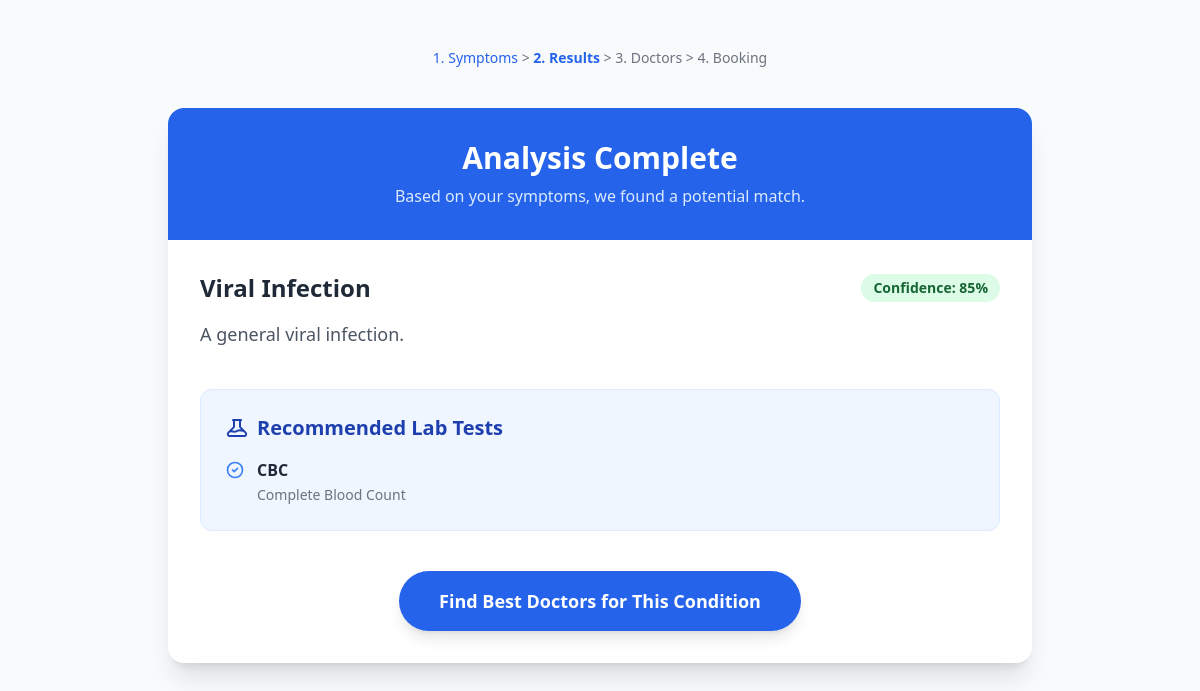
Screenshot of /lab-test/results/ (signed in) with the database file from the repository.
### lab_test/models.py (models this page shows, shortened)
class Disease(models.Model):
    name = models.CharField(max_length=255)
    description = models.TextField(blank=True)
    recommended_tests = models.ManyToManyField(LabTest, blank=True)

class LabTest(models.Model):
    name = models.CharField(max_length=255)
    description = models.TextField(blank=True)

### lab_test/views.py (the view)
# urls.py: path('results/', views.results, name='results'),
def results(request):
    disease_id = request.session.get('analyzed_disease_id')
    disease = Disease.objects.filter(id=disease_id).first()
    context = {
        'disease': disease,
        'confidence': '85%', # Mocked
    }
    return render(request, 'lab_test/results.html', context)

### app/context_processors.py (called while the page is built)
def cart_count(request):
    count = 0
    if request.user.is_authenticated:
        try:
            cart = Cart.objects.get(user=request.user)
            count = cart.items.count()
        except Cart.DoesNotExist:
            count = 0
    return {'cart_count': count}

### lab_test/templates/lab_test/results.html (shortened to what this page needs)
<!DOCTYPE html>
<html lang="en">
<head>
    <script src="https://cdn.tailwindcss.com"></script>
</head>
<body class="bg-gray-50 min-h-screen font-sans text-gray-800">
    <div class="max-w-4xl mx-auto pt-12 px-4 pb-20">
        <div class="mb-10 text-center text-sm font-medium text-gray-500">
            <span class="text-blue-600">1. Symptoms</span> >
            <span class="text-blue-600 font-bold">2. Results</span> >
            <span>3. Doctors</span> >
            <span>4. Booking</span>
        </div>
        <div class="bg-white rounded-2xl shadow-xl overflow-hidden">
            <div class="bg-blue-600 p-8 text-white text-center">
                <h1 class="text-3xl font-bold mb-2">Analysis Complete</h1>
                <p class="text-blue-100">Based on your symptoms, we found a potential match.</p>
            </div>
            <div class="p-8">
                {% if disease %}
                <div class="mb-10">
                    <div class="flex items-center justify-between mb-4">
                        <h2 class="text-2xl font-bold text-gray-800">{{ disease.name }}</h2>
                        <span class="bg-green-100 text-green-800 text-sm font-semibold px-3 py-1 rounded-full">Confidence: {{ confidence }}</span>
                    </div>
                    <p class="text-gray-600 text-lg leading-relaxed">{{ disease.description|default:"A detailed description of the condition would appear here." }}</p>
                </div>
                <div class="bg-blue-50 rounded-xl p-6 mb-10 border border-blue-100">
                    <h3 class="text-xl font-bold text-blue-800 mb-4 flex items-center">
                        Recommended Lab Tests
                    </h3>
                    <ul class="space-y-3">
                        {% for test in disease.recommended_tests.all %}
                        <li class="flex items-start">
                            <svg class="w-5 h-5 text-blue-500 mr-3 mt-0.5" fill="none" stroke="currentColor" viewBox="0 0 24 24" xmlns="http://www.w3.org/2000/svg"><path stroke-linecap="round" stroke-linejoin="round" stroke-width="2" d="M9 12l2 2 4-4m6 2a9 9 0 11-18 0 9 9 0 0118 0z"></path></svg>
                            <div>
                                <span class="font-semibold text-gray-800 block">{{ test.name }}</span>
                                <span class="text-sm text-gray-500">{{ test.description }}</span>
                            </div>
                        </li>
                        {% empty %}
                        <li class="text-gray-500 italic">No specific lab tests recommended. Please consult a doctor.</li>
                        {% endfor %}
                    </ul>
                </div>
                <div class="text-center">
                    <a href="{% url 'lab_test:doctor_list' disease.id %}" class="inline-block w-full sm:w-auto bg-blue-600 hover:bg-blue-700 text-white font-bold py-4 px-10 rounded-full shadow-lg transition-transform transform hover:-translate-y-1 text-lg">
                        Find Best Doctors for This Condition
                    </a>
                </div>
                {% endif %}
            </div>
        </div>
    </div>
</body>
</html>

### rows the page displays
Disease: name "Viral Infection", description "A general viral infection."
LabTest: name "CBC", description "Complete Blood Count"

### other values shown
{{ confidence }} "85%"
